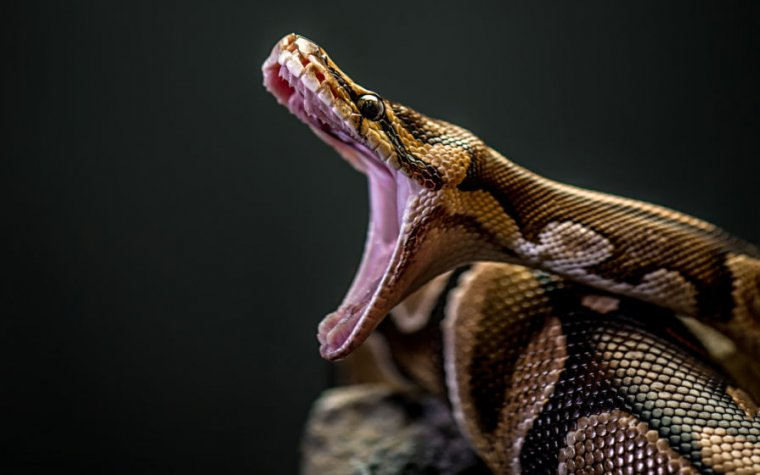
#> input picture foto_cobra_Python.jpg, 760 x 475 px, found by its file name
$ jupyter execute 'Conversao_Imagem_esboço.ipynb'
#> lines starting #> are read from the running program, lines starting #| are printed output that depends on the picture
<a href="https://colab.research.google.com/github/luiz-star/Conversao_Imagem_cv2/blob/main/Conversao_Imagem_esbo%C3%A7o.ipynb" target="_parent"></a>

## Conversão de imagem em um Esboço a Lápis usando Python

Isso vai ser interessante. Estaremos escrevendo o código passo a passo com a explicação.

Usaremos a biblioteca OpenCV para este projeto. Instale-o usando o comando pip install opencv-python .

Etapa 1: encontre uma imagem que você deseja converter em um esboço a lápis.

Vamos usar uma imagem de cachorro. Você pode escolher o que quiser.

Passo 2 : Leia a imagem no formato RBG e depois converta-a para uma imagem em tons de cinza. Agora, a imagem é transformada em uma foto clássica em preto e branco.

[cell 1]
from IPython.display import Image
Image('D:/raiz/VIDA/foto_cobra_Python.jpg')

[cell 2]
# Importando a Biblioteca
import cv2

#Lendo a Imagem
image = cv2.imread("D:/raiz/VIDA/foto_cobra_Python.jpg")
#> image is the input picture: shape (475, 760, 3); mean B, G, R 33.8, 38.8, 43.6

[cell 3]
#Covertendo BGR imagem em Escala de cinza
gray_image = cv2.cvtColor(image, cv2.COLOR_BGR2GRAY)
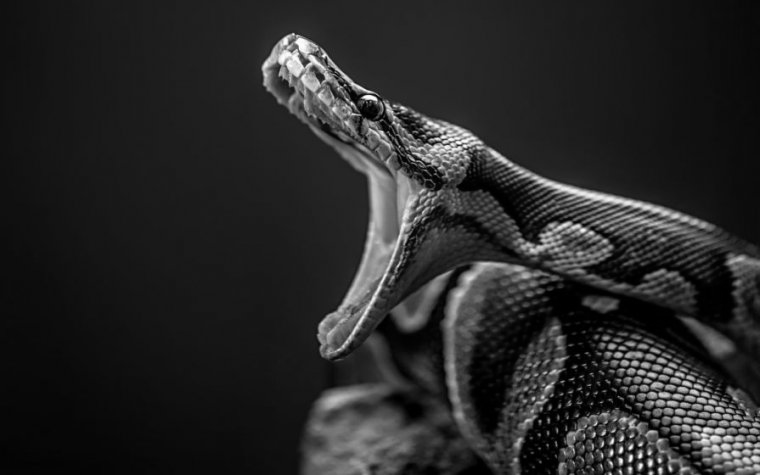
#> gray_image: shape (475, 760); min 0, max 254, mean 39.7

Passo 3: Inverta a imagem em tons de cinza também chamada de imagem negativa, esta será nossa imagem em tons de cinza invertida. A inversão é basicamente usada para aprimorar detalhes.

[cell 4]
#Inversão de Imagem

inverted_image = 255 - gray_image
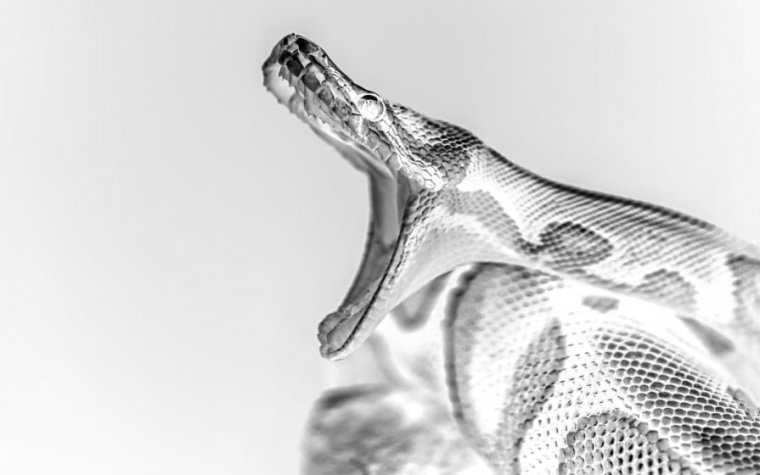
#> inverted_image: shape (475, 760); min 1, max 255, mean 215.3

Passo 4: Por fim, crie o esboço a lápis misturando a imagem em tons de cinza com a imagem borrada invertida. Isso é feito dividindo a imagem em tons de cinza pela imagem borrada invertida.

[cell 5]
blurred = cv2.GaussianBlur(inverted_image, (21, 21), 0)
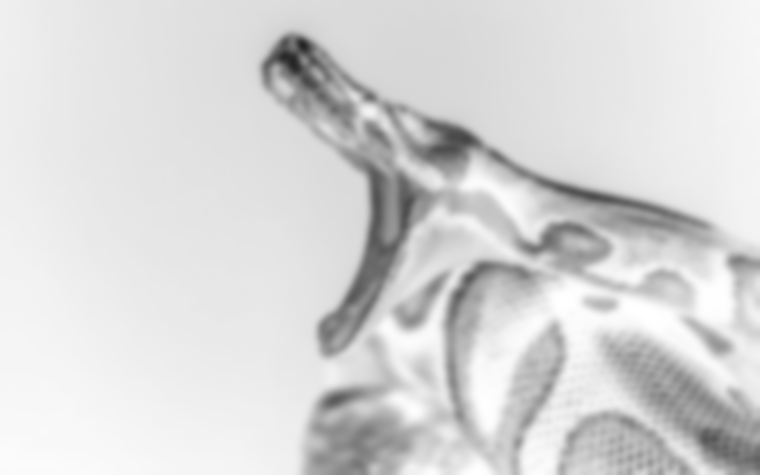
#> blurred: shape (475, 760); min 35, max 255, mean 215.3
inverted_blurred = 255 - blurred
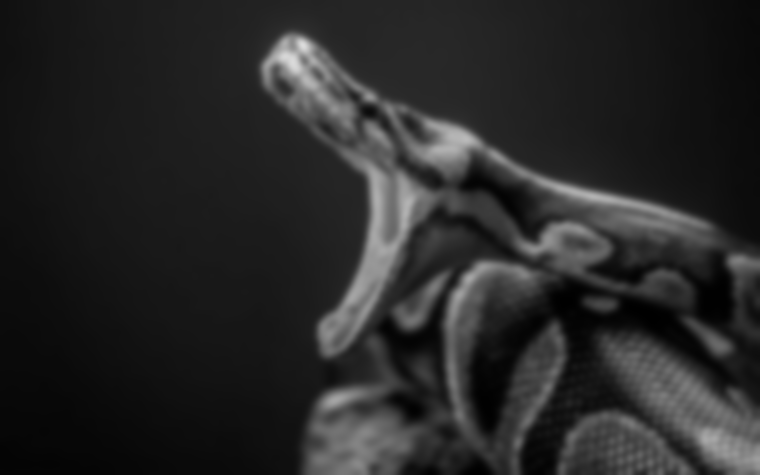
#> inverted_blurred: shape (475, 760); min 0, max 220, mean 39.7
pencil_sketch = cv2.divide(gray_image, inverted_blurred, scale=256.0)
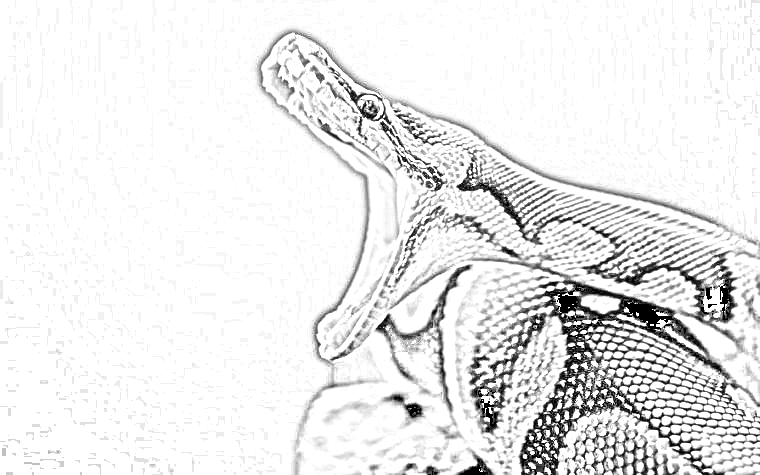
#> pencil_sketch: shape (475, 760); min 0, max 255, mean 233.3
